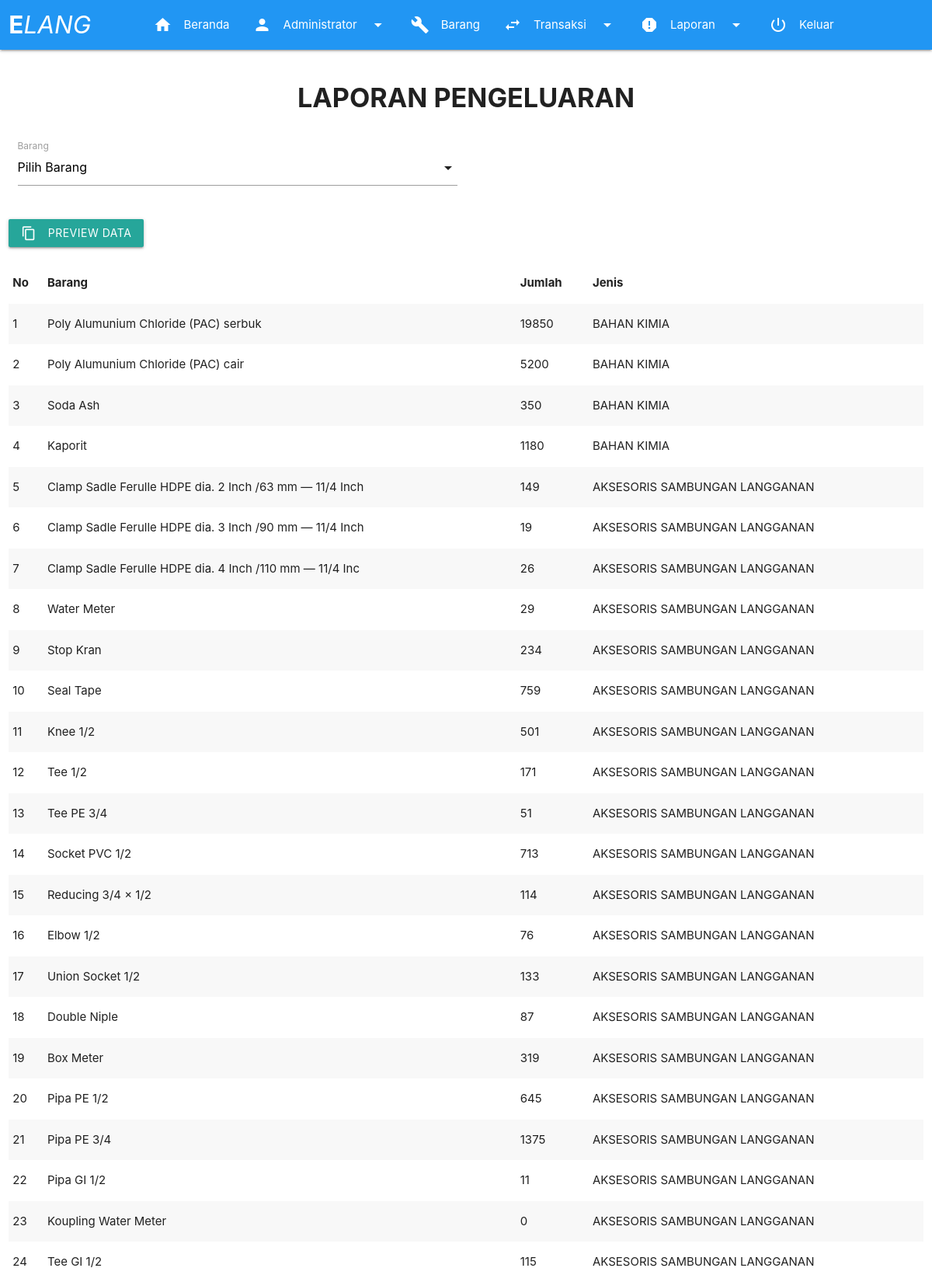
Screenshot of /page/laporan_stok.php (signed in, upper part) with the database file from the repository.
### tables this page shows
CREATE TABLE `barang` (
  `id` int(11) NOT NULL,
  `nama` varchar(200) NOT NULL,
  `stok` int(11) NOT NULL,
  `satuan` varchar(10) NOT NULL,
  `jenis` varchar(100) NOT NULL,
  `num_kode` int(3) NOT NULL,
  `alpha_kode` varchar(2) NOT NULL,
  `kode` varchar(5) NOT NULL
);

### fungsi/fungsi.php (called while the page is built, shortened)
<?php
function tampilkan_barang(){
	global $link;
	$query = "SELECT * FROM barang ORDER BY kode";
	$result = mysqli_query($link, $query) or die ('gagal menampilkan list barang');
	return $result;
}
?>

### page/laporan_stok.php (the view, shortened to what this page needs)
<!DOCTYPE html>
  <html>
    <head>
      <?php require_once "../aset/view/headcontent.php"; ?>
    </head>
    <body>
      <?php
      require_once "../aset/view/header.php";
      require_once "../fungsi/db.php";
      require_once "../fungsi/fungsi.php";
      $stok = tampilkan_barang();
      $nourut = 1;
      ?>
      <main>
        <div class="row">
          <div class="col s12">
            <h4><center><b>LAPORAN PENGELUARAN</b></center></h4>
          </div>
        </div>
        <form action="" method="get">
          <div class="row">
            <div class="col s12">
              <div class="input-field col s6">
                <label for="nama_barang">Barang</label>
              </div>
            </div>
          </div>
          <div class="row">
            <div class="col s12">
              <button class="btn waves-effect waves-light" type="submit" name="submit">Preview Data
                <i class="material-icons left">content_copy</i>
              </button>
            </div>
          </div>
        </form>
        <div id="cetakLaporan">
          <div class="row">
            <div class="col s12">
              <table class="striped responsive-table">
                <thead>
                  <tr>
                      <th>No</th>
                      <th>Barang</th>
                      <th>Jumlah</th>
                      <th>Jenis</th>
                  </tr>
                </thead>
                <tbody>
                  <?php while($row = mysqli_fetch_assoc($stok)):?>
                  <tr>
                    <td><?=$nourut++;?></td>
                    <td><?=$row['nama'];?></td>
                    <td><?=$row['stok'];?></td>
                    <td><?=$row['jenis'];?></td>
                  </tr>
                  <?php endwhile; ?>
                </tbody>
              </table>
            </div>
          </div>
        </div>
      </main>
    </body>
  </html>

### aset/css/style.css (style rules this page uses)
* { margin: 0; padding: 0; }
body { background: #fff; display: flex; min-height: 100vh; flex-direction: column; }
main { flex: 1 0 auto; }

### rows the page displays
barang: nama "Poly Alumunium Chloride (PAC) serbuk", stok "19850", jenis "BAHAN KIMIA"
barang: nama "Poly Alumunium Chloride (PAC) cair", stok "5200", jenis "BAHAN KIMIA"
barang: nama "Soda Ash", stok "350", jenis "BAHAN KIMIA"
barang: nama "Kaporit", stok "1180", jenis "BAHAN KIMIA"
barang: nama "Clamp Sadle Ferulle HDPE dia. 2 Inch /63 mm — 11/4 Inch", stok "149", jenis "AKSESORIS SAMBUNGAN LANGGANAN"
barang: nama "Clamp Sadle Ferulle HDPE dia. 3 Inch /90 mm — 11/4 Inch", stok "19", jenis "AKSESORIS SAMBUNGAN LANGGANAN"
barang: nama "Clamp Sadle Ferulle HDPE dia. 4 Inch /110 mm — 11/4 Inc", stok "26", jenis "AKSESORIS SAMBUNGAN LANGGANAN"
barang: nama "Water Meter", stok "29", jenis "AKSESORIS SAMBUNGAN LANGGANAN"
barang: nama "Stop Kran", stok "234", jenis "AKSESORIS SAMBUNGAN LANGGANAN"
barang: nama "Seal Tape", stok "759", jenis "AKSESORIS SAMBUNGAN LANGGANAN"
barang: nama "Knee 1/2", stok "501", jenis "AKSESORIS SAMBUNGAN LANGGANAN"
barang: nama "Tee 1/2", stok "171", jenis "AKSESORIS SAMBUNGAN LANGGANAN"
barang: nama "Tee PE 3/4", stok "51", jenis "AKSESORIS SAMBUNGAN LANGGANAN"
barang: nama "Socket PVC 1/2", stok "713", jenis "AKSESORIS SAMBUNGAN LANGGANAN"
barang: nama "Reducing 3/4 × 1/2", stok "114", jenis "AKSESORIS SAMBUNGAN LANGGANAN"
barang: nama "Elbow 1/2", stok "76", jenis "AKSESORIS SAMBUNGAN LANGGANAN"
barang: nama "Union Socket 1/2", stok "133", jenis "AKSESORIS SAMBUNGAN LANGGANAN"
barang: nama "Double Niple", stok "87", jenis "AKSESORIS SAMBUNGAN LANGGANAN"
barang: nama "Box Meter", stok "319", jenis "AKSESORIS SAMBUNGAN LANGGANAN"
barang: nama "Pipa PE 1/2", stok "645", jenis "AKSESORIS SAMBUNGAN LANGGANAN"
barang: nama "Pipa PE 3/4", stok "1375", jenis "AKSESORIS SAMBUNGAN LANGGANAN"
barang: nama "Pipa GI 1/2", stok "11", jenis "AKSESORIS SAMBUNGAN LANGGANAN"
barang: nama "Koupling Water Meter", stok "0", jenis "AKSESORIS SAMBUNGAN LANGGANAN"
barang: nama "Tee GI 1/2", stok "115", jenis "AKSESORIS SAMBUNGAN LANGGANAN"

### other values shown
$_SESSION['username'] "Administrator"
